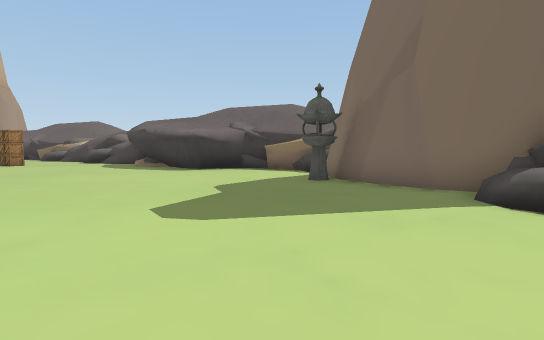
[1] (above)

12 first-person views from a walk through a Unity game level. The camera is 1.5 m above the floor, tilts 4° down and sees 80° across. The floor is counted in squares, 2 m on a side. Each view is taken from the middle of a square. On the plan, view 1 faces up. The plan holds only what a view shows up to about 11 squares ahead; the rest is blank. The place goes on beyond the plan. Some surface patterns are stand-ins.

[2]
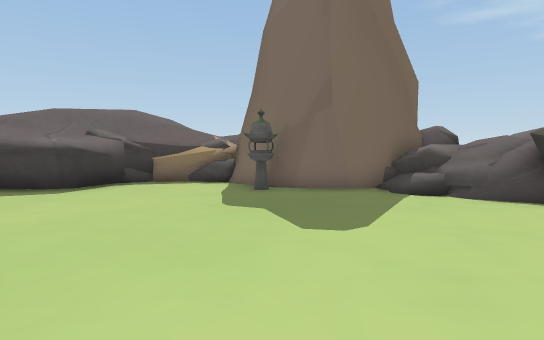

[3]
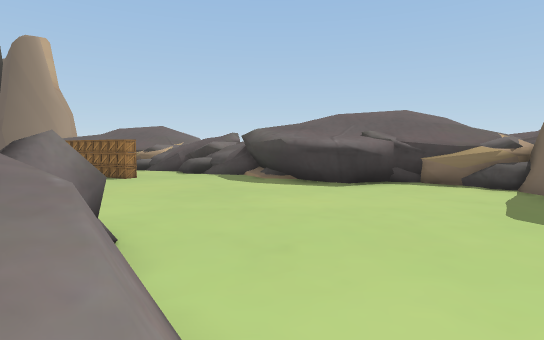

[4]
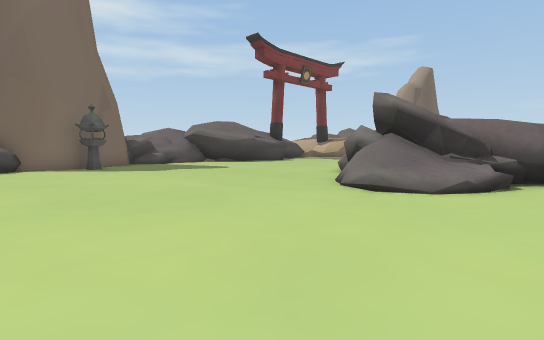

[5]
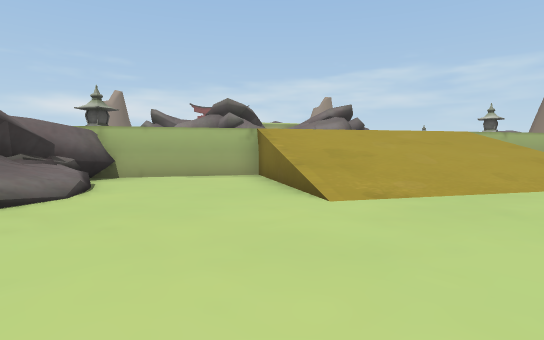

[6]
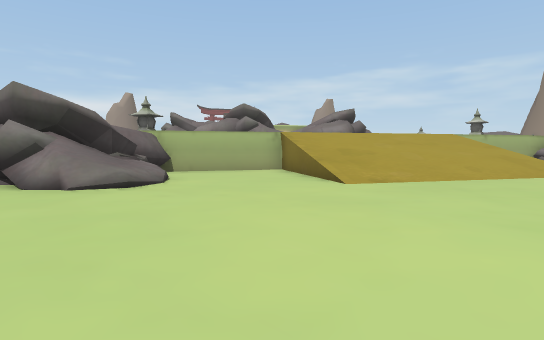

[7]
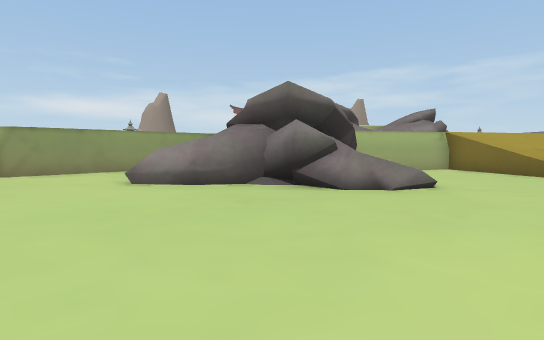

[8]
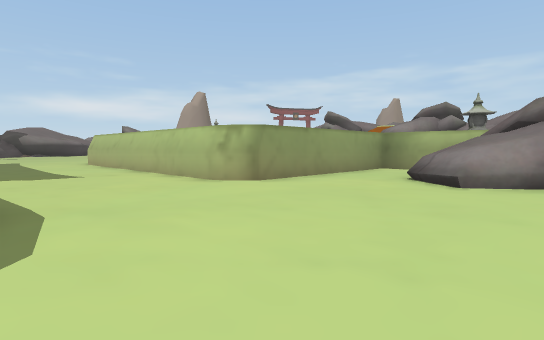

[9]
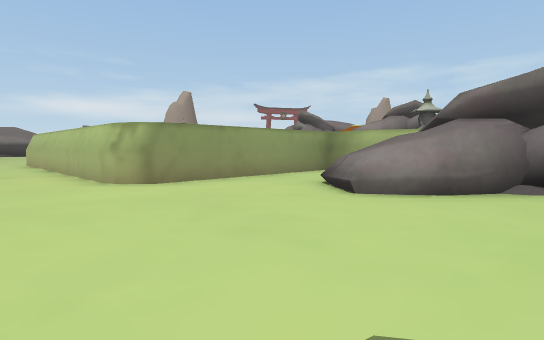

[10]
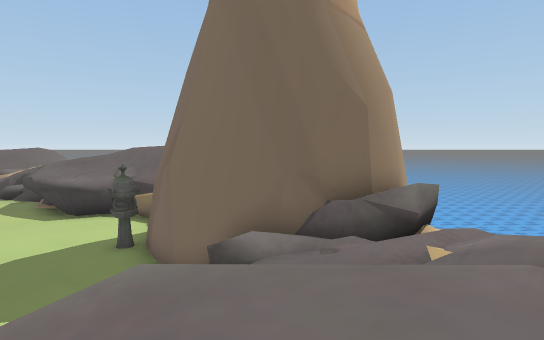

[11]
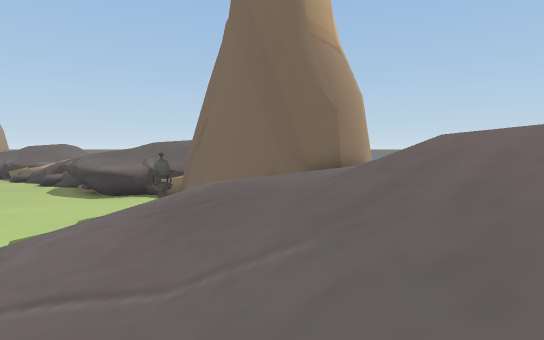

[12]
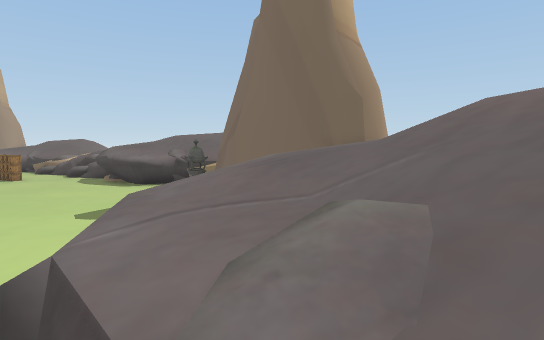

### Floor plan
Key: @ floor where view 1 was taken; # wall or solid block; . main floor; : floor 2.5 m higher than the main floor; / step, stairs or slope; = window, fence, low wall or low ledge; ^ raised ledge; v drop or lower ground; O other object.
Columns run from 18 left of view 1 to 8 right of it. Each row starts with its distance up from view 1.
 12       ......./##
 11 ///............#####
 10 ////...............###
  9 //////..............#
  8 ///////.............#
  7 //////.............O##
  6 ://// ...//..........####^
  5   ://....//=........./###^#
  4     /# ./O##........./=////
  3       #.#=#v#......../////v
  2         # #=#=........=///v
  1           ==//.......///=/
  0       OO  #==.....@. ////
 -1          #.......... ////
 -2          #.......... ////
 -3                /..../////
 -4                 .... #//
 -5                 ....  /
 -6                 ....
 -7                 ....
 -8                 ....
 -9                 ....
-10                   ..

Where each view was taken, in squares from view 1:
view 1: 0 up, 0 right, facing up
view 2: 1 up, 5 left, facing up-right
view 3: 1 up, 5 left, facing up
view 4: 11 up, 11 left, facing down-right
view 5: 11 up, 8 left, facing down-left
view 6: 12 up, 6 left, facing down-left
view 7: 8 up, 2 left, facing down-left
view 8: 3 up, 2 right, facing down-left
view 9: 4 up, 0 right, facing down-left
view 10: 1 down, 5 right, facing up
view 11: 4 down, 5 right, facing up
view 12: 5 down, 4 right, facing up
